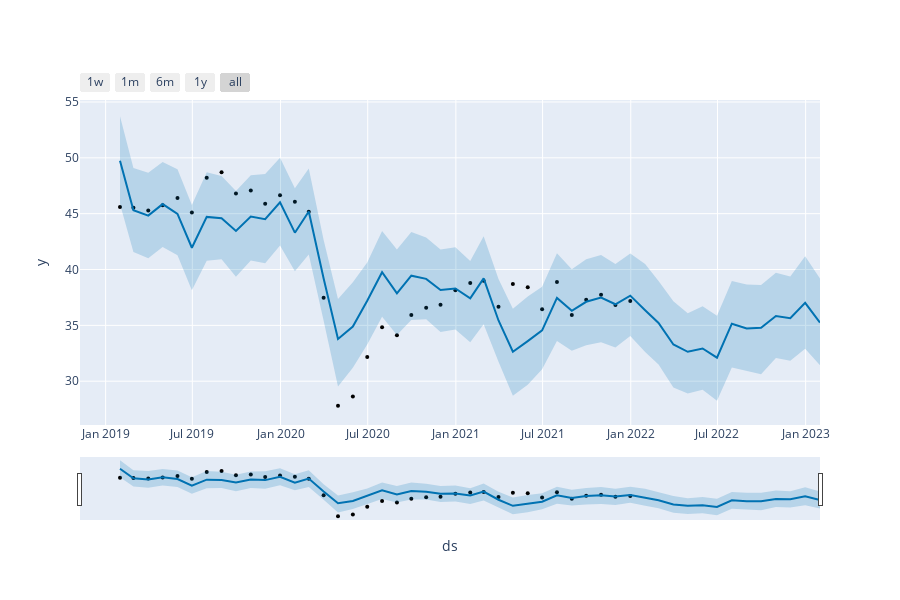

Source (notebook cell):
### Code cell
plot_plotly(m3, predictions3)
